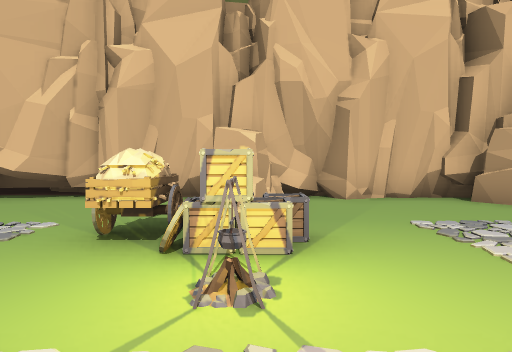
view 1 (above)

17 first-person views from a walk through a 3-D level made in the Unity game engine. The camera is 1.3 m above the floor, tilts 2° down and sees 75° across. The floor is counted in squares, 2 m on a side. Each view is taken from the middle of a square. On the plan, view 1 faces up. The plan holds only what a view shows up to about 10 squares ahead; the rest is blank. The place goes on beyond the plan. The player is left out. Some animated figures are left out.

view 2
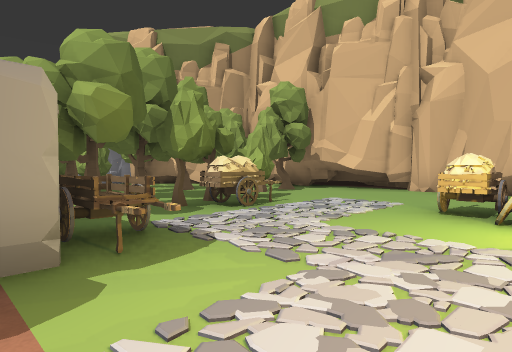

view 3
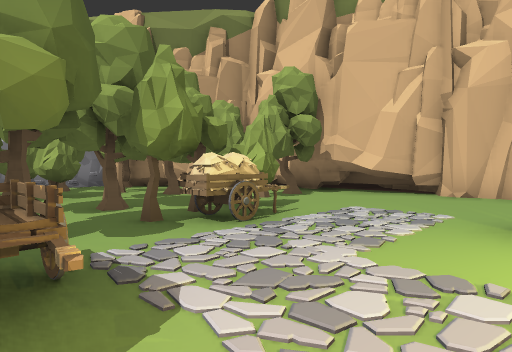

view 4
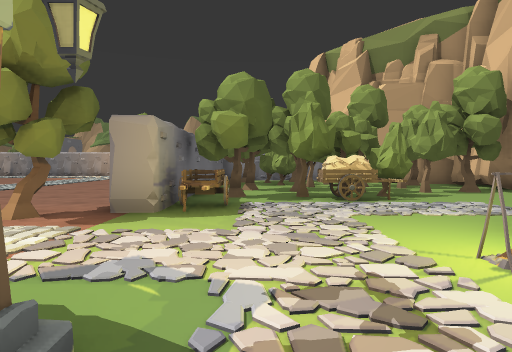

view 5
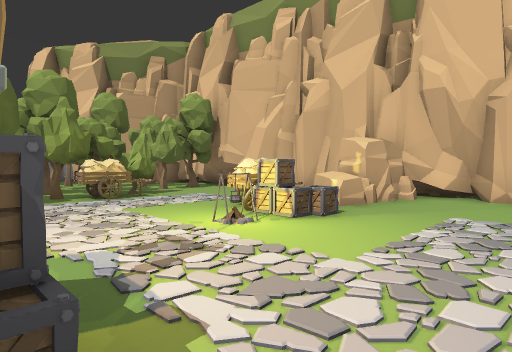

view 6
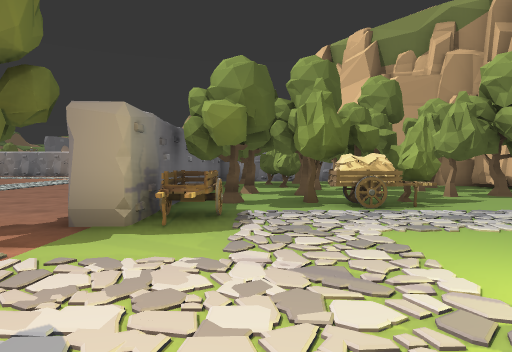

view 7
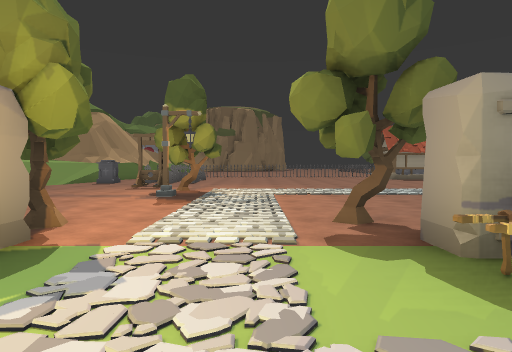

view 8
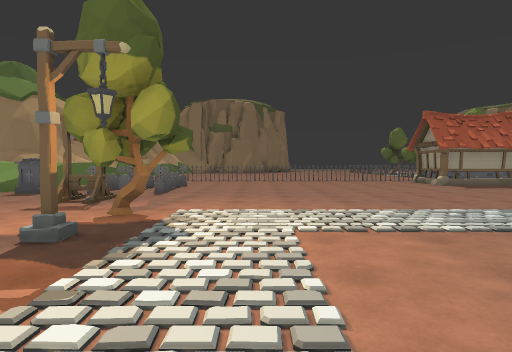

view 9
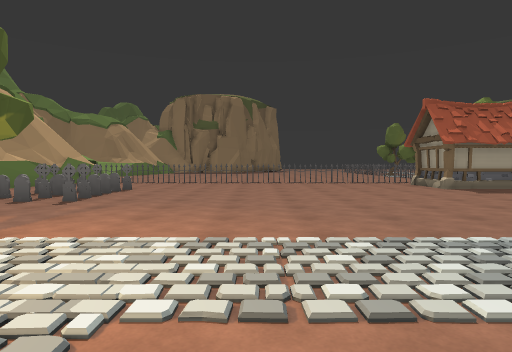

view 10
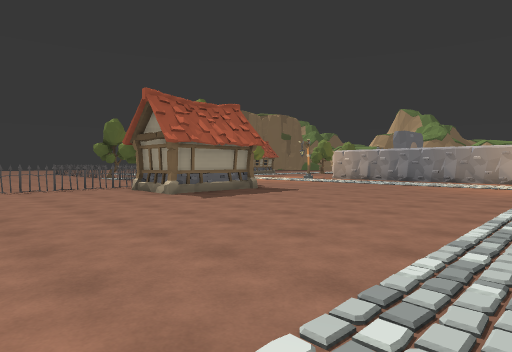

view 11
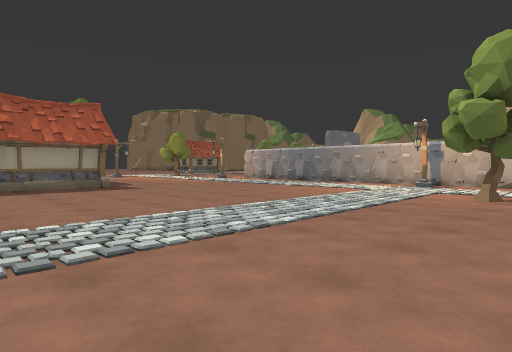

view 12
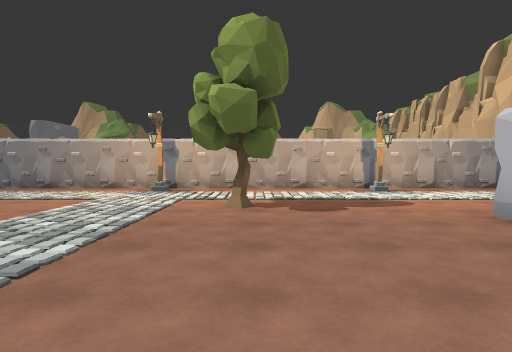

view 13
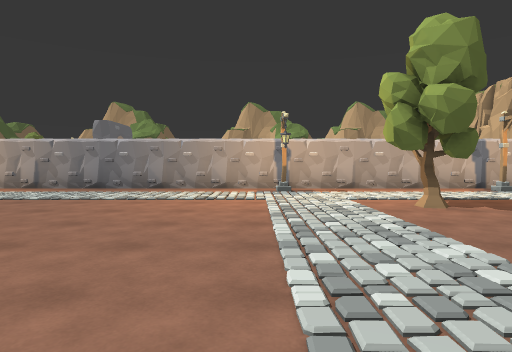

view 14
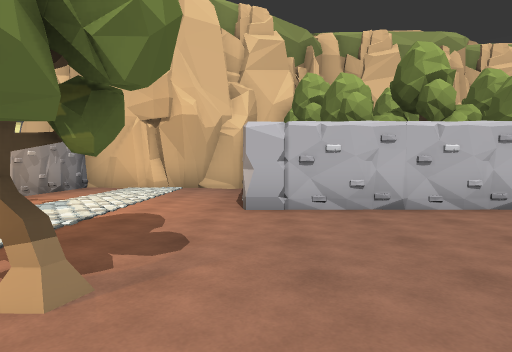

view 15
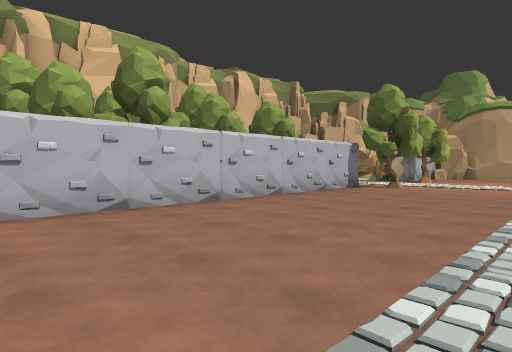

view 16
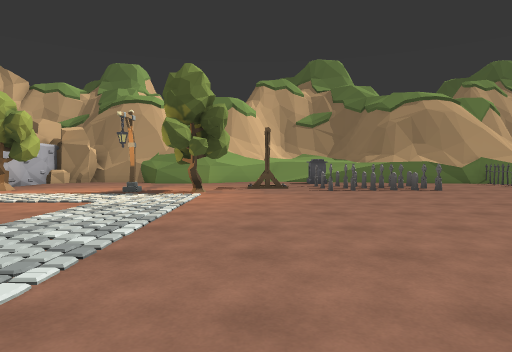

view 17
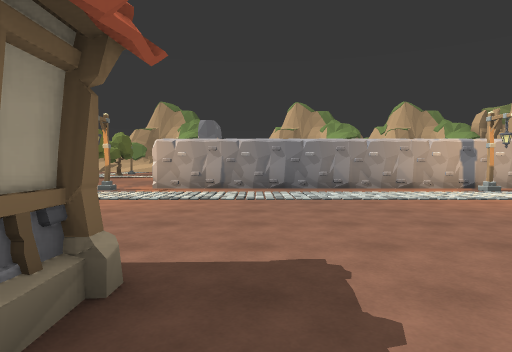

### Floor plan
Key: @ floor where view 1 was taken; # wall or solid block; . floor; / step, stairs or slope; C crate; A campfire; T tree; R cart; M tombstone; O other object.
Columns run from 17 left of view 1 to 3 right of it. Each row starts with its distance up from view 1.
  7            ##########
  6         #####...OO...
  5          T.T.....O...
  4      ### TTT....OO...
  3 ######TT.T.TT...OC...
  2 #....#TTTTTTTO...A...
  1 #....#TTTTTTT........
  0 #....# TTTT......@...
 -1 #....#  T####.R...OC/
 -2 #O...##########...###
 -3 #..............T...T.
 -4 #....................
 -5 #...T................
 -6 #.................O..
 -7 #O................T..
 -8 #................TT..
 -9 #..................O.
-10 #....................
-11 #.................MMM
-12 #.................MOO
-13 #.................MOO
-14 #.......###.......MOO
-15 #......   #..........

Positions as (right, up) in squares from view 1, and headings:
1: (0, 0), facing up
2: (0, -2), facing up-left
3: (-1, -1), facing up-left
4: (2, 0), facing left
5: (3, -1), facing up-left
6: (1, 0), facing left
7: (-1, 1), facing down
8: (-1, -3), facing down
9: (-2, -5), facing down
10: (-3, -7), facing down-left
11: (-6, -4), facing down-left
12: (-8, -5), facing left
13: (-8, -8), facing left
14: (-12, -7), facing up
15: (-12, -7), facing up-right
16: (-7, -9), facing right
17: (-8, -13), facing left
